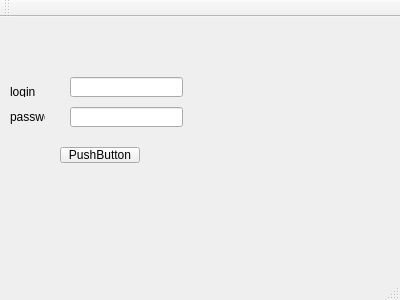
<?xml version="1.0" encoding="UTF-8"?>
<ui version="4.0">
 <class>MainWindow</class>
 <widget class="QMainWindow" name="MainWindow">
  <property name="geometry">
   <rect>
    <x>0</x>
    <y>0</y>
    <width>400</width>
    <height>300</height>
   </rect>
  </property>
  <property name="windowTitle">
   <string>MainWindow</string>
  </property>
  <widget class="QWidget" name="centralWidget">
   <widget class="QPushButton" name="pushButton">
    <property name="geometry">
     <rect>
      <x>60</x>
      <y>130</y>
      <width>80</width>
      <height>16</height>
     </rect>
    </property>
    <property name="text">
     <string>PushButton</string>
    </property>
   </widget>
   <widget class="QLineEdit" name="login">
    <property name="geometry">
     <rect>
      <x>70</x>
      <y>60</y>
      <width>113</width>
      <height>20</height>
     </rect>
    </property>
   </widget>
   <widget class="QLineEdit" name="password">
    <property name="geometry">
     <rect>
      <x>70</x>
      <y>90</y>
      <width>113</width>
      <height>20</height>
     </rect>
    </property>
   </widget>
   <widget class="QLabel" name="label">
    <property name="geometry">
     <rect>
      <x>10</x>
      <y>70</y>
      <width>35</width>
      <height>10</height>
     </rect>
    </property>
    <property name="text">
     <string>login</string>
    </property>
   </widget>
   <widget class="QLabel" name="label_2">
    <property name="geometry">
     <rect>
      <x>10</x>
      <y>90</y>
      <width>35</width>
      <height>20</height>
     </rect>
    </property>
    <property name="text">
     <string>password</string>
    </property>
   </widget>
  </widget>
  <widget class="QMenuBar" name="menuBar">
   <property name="geometry">
    <rect>
     <x>0</x>
     <y>0</y>
     <width>400</width>
     <height>17</height>
    </rect>
   </property>
  </widget>
  <widget class="QToolBar" name="mainToolBar">
   <attribute name="toolBarArea">
    <enum>TopToolBarArea</enum>
   </attribute>
   <attribute name="toolBarBreak">
    <bool>false</bool>
   </attribute>
  </widget>
  <widget class="QStatusBar" name="statusBar"/>
 </widget>
 <layoutdefault spacing="6" margin="11"/>
 <resources/>
 <connections/>
</ui>
